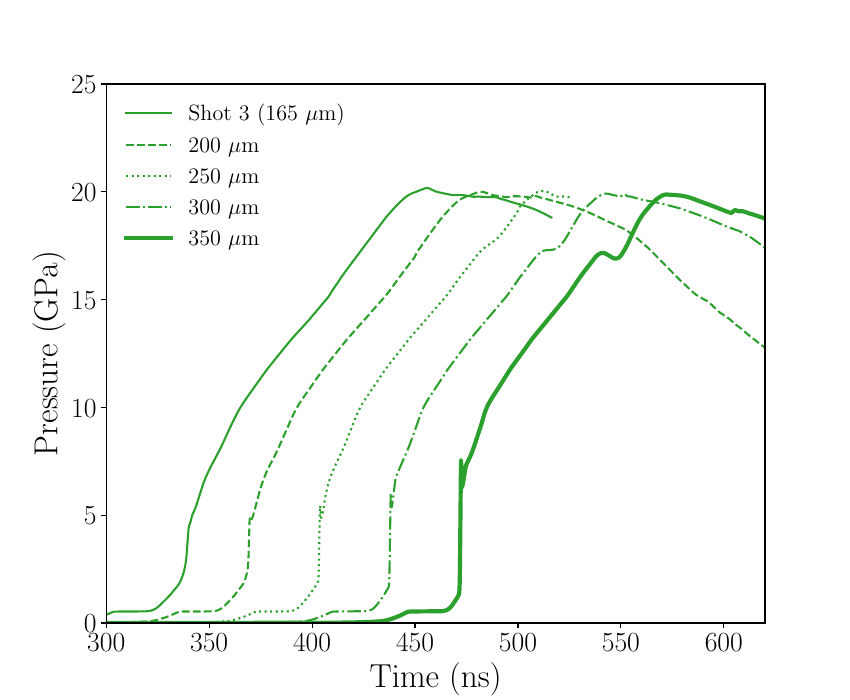

Recreate this plot in Python.

import numpy as np
import sys
import pandas as pd
from matplotlib import pyplot as plt
from scipy import interpolate

sys.path.append("./../")
from utility_constants import us_to_ns, GPa_to_Mbar, plot_colors

def filter(array):
    for i in np.arange(len(array)):
        if array[i] < 0:
            array[i] = 0

# use LaTeX fonts for figures and set font size of tick labels
plt.rc('text', usetex=True)
plt.rc('font', family='serif', weight='bold')
plt.rcParams['xtick.labelsize'] = 20
plt.rcParams['ytick.labelsize'] = 20

#base dimensions of the figures in inches
width = 8.5
height = 7

#desired set of units for all of the plots below
units = "default"

#output directory
output_directory = "./"

LiF = np.loadtxt("./../S7271v3_LiF_principal_isentrope.dat",skiprows=1)
LiF_pressure = LiF[:,2]
LiF_up = LiF[:,5]
f = interpolate.interp1d(LiF_up,LiF_pressure)

#plot the velocities
plt.figure()
directories = ["./../Simulation_outputs/Brown_shot60/","./../Simulation_outputs/Brown_shot60_200um/",
               "./../Simulation_outputs/Brown_shot60_250um/","./../Simulation_outputs/Brown_shot60_300um/","./../Simulation_outputs/Brown_shot60_350um/"]
start_indices = [0,0,0,0,0]
stop_indices = [15000,18000,14000,18000,18000]
time_shifts = [-100.0,-80.0,-60.0,-40.0,-20.0]
linestyles = ["solid","dashed","dotted","dashdot","solid"]
legend_labels = [r"Shot 3 (165 $\mu$m)",r"200 $\mu$m",r"250 $\mu$m",r"300 $\mu$m",r"350 $\mu$m"]
num_skiprows = 2
for i,directory in enumerate(directories):
    time = np.loadtxt(directory + "p.target_back.dat",skiprows=num_skiprows)[start_indices[i]:stop_indices[i],0]*us_to_ns + time_shifts[i]
    pressure = np.loadtxt(directory + "p.target_back.dat",skiprows=num_skiprows)[start_indices[i]:stop_indices[i],1]/GPa_to_Mbar
    if (directory == "./../Simulation_outputs/Brown_shot60_350um/"):
        plt.plot(time,pressure,color=plot_colors[3][0],linestyle=linestyles[i],label=legend_labels[i],linewidth=3)
    else:
        plt.plot(time,pressure,color=plot_colors[3][0],linestyle=linestyles[i],label=legend_labels[i])
plt.legend(legend_labels,prop={"size":16},frameon=False,loc="best")
plt.xlim(300,620.0)
plt.ylim(0.0,25)
plt.xlabel("Time (ns)",fontsize=24)
plt.ylabel("Pressure (GPa)",fontsize=24)
scale_width = 1.0
scale_height = 1.0
plt.gcf().set_size_inches(width*scale_width,height*scale_height)
file = output_directory + "plot_shot60_pressure.pdf"
plt.savefig(file)
